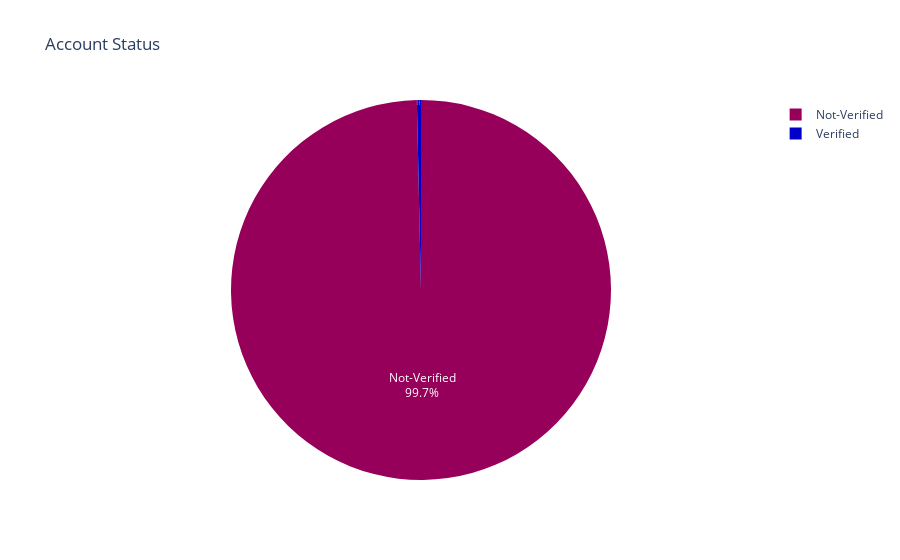

The code cell stored with this chart in its notebook:
### Code cell
#plot a pie chart of verified and not verified 
Verified = len(bj[bj['ver_acct']=='Verified'])
Not_Verified = len(bj[bj['ver_acct']=='Not-Verified'])
Platform = ['Verified','Not-Verified']
Count = [Verified,Not_Verified]
#====
fig = px.pie(names = Platform,
             values = Count,
             title='Account Status',
            color_discrete_sequence = px.colors.sequential.Rainbow)
fig.update_traces(textposition='inside', textinfo='percent+label')

### Figure 1 — Plotly figure (JSON) as saved in the notebook; plotly's stock layout.template omitted (floating-point values rounded to 4 significant figures)
{"data": [{"domain": {"x": [0, 1], "y": [0, 1]}, "hovertemplate": "label=%{label}<br>value=%{value}<extra></extra>", "labels": ["Verified", "Not-Verified"], "legendgroup": "", "name": "", "showlegend": true, "textinfo": "percent+label", "textposition": "inside", "type": "pie", "values": [31, 8842]}], "layout": {"legend": {"tracegroupgap": 0}, "piecolorway": ["rgb(150,0,90)", "rgb(0,0,200)", "rgb(0,25,255)", "rgb(0,152,255)", "rgb(44,255,150)", "rgb(151,255,0)", "rgb(255,234,0)", "rgb(255,111,0)", "rgb(255,0,0)"], "title": {"text": "Account Status"}}}
